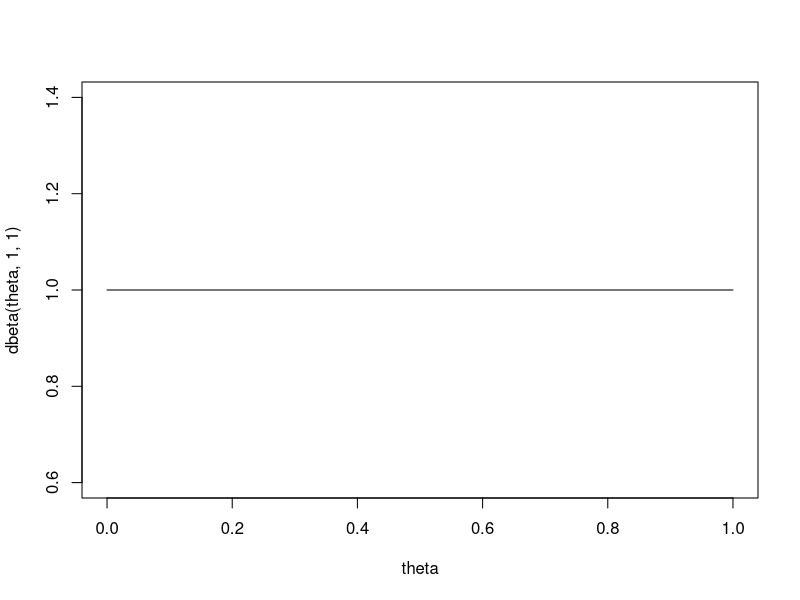
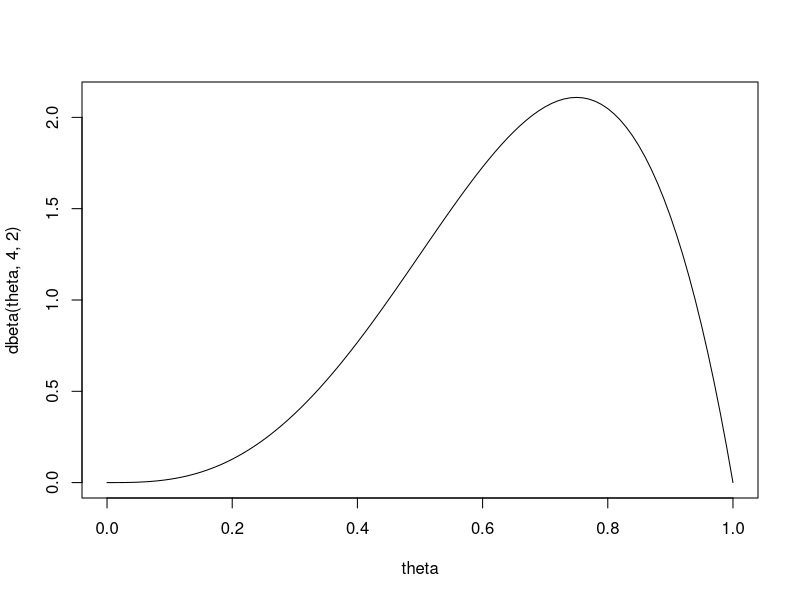
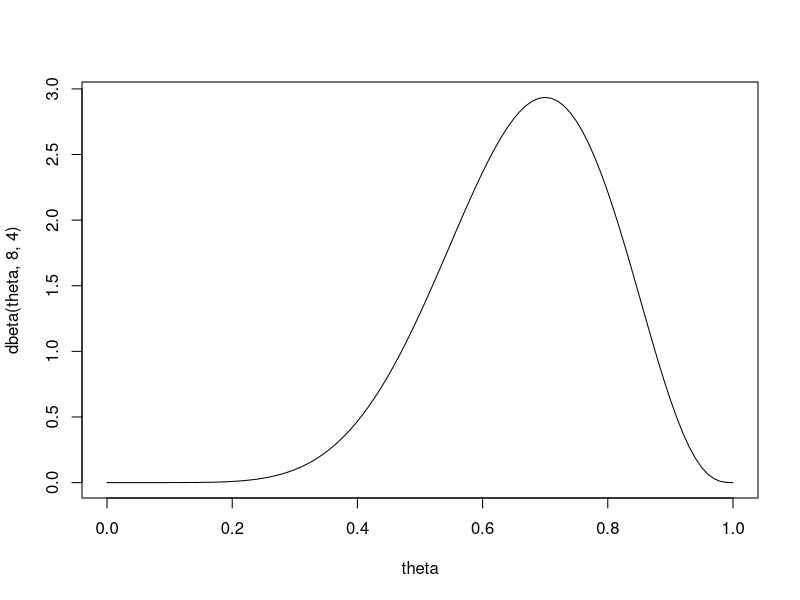
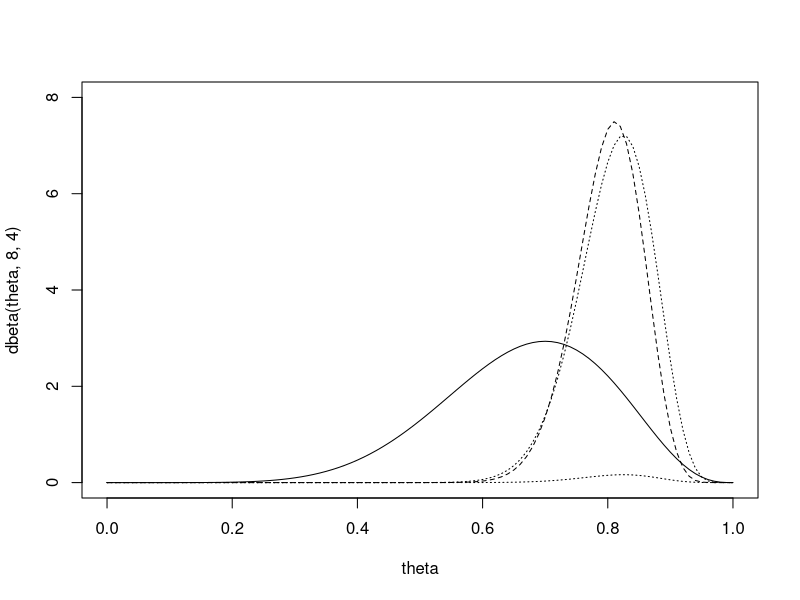
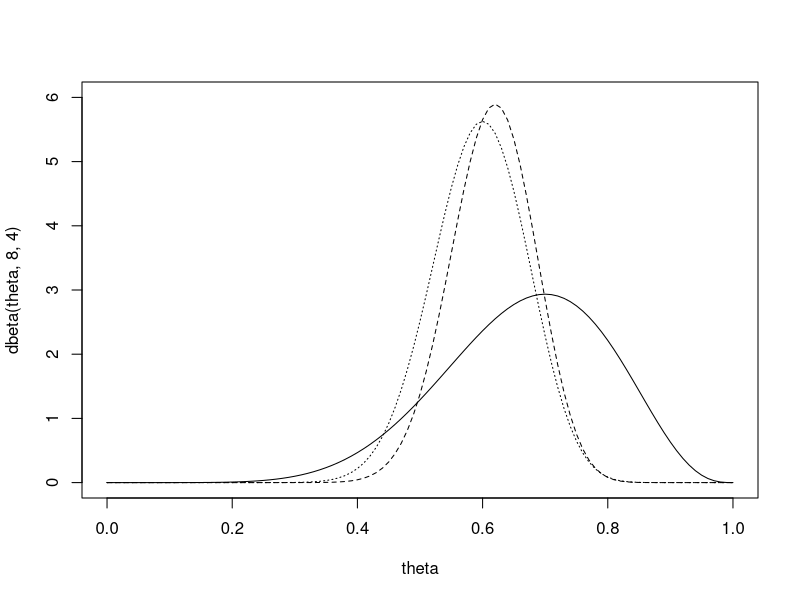

Write the R code that produced these figures, in order. (Note: this script raises an error after producing the figures.)
## ---- chunk 1
theta = seq(from=0, to=1, by=0.01)
plot(theta, dbeta(theta,1,1), type="l")
plot(theta, dbeta(theta,4,2), type="l")
plot(theta, dbeta(theta,8,4), type="l")

## ---- chunk 2
1-pbeta(.25, 8, 4)
1-pbeta(.5, 8, 4)
1-pbeta(.8, 8, 4)

## ---- chunk 3
# posterior mean
41/ (41+11)
# mle
33/40

# prior
plot(theta, dbeta(theta,8,4), type="l", ylim=c(0, 8))
# posterior
lines(theta, dbeta(theta, 44,11), lty=2)
# likelihood
lines(theta, dbinom(33, size= 40, p=theta), lty=3)
lines(theta, 44*dbinom(33, size= 40, p=theta), lty=3)
## ---- chunk 4
1-pbeta(.25, 41, 11)
1-pbeta(.5, 41, 11)
1-pbeta(.8, 41, 11)
## ---- chunk 5
# Beta(8+24, 4+40-24) = Beta(32,20)
32/(32+20)
24/40

# prior
plot(theta, dbeta(theta,8,4), type="l", ylim=c(0, 6))
# posterior
lines(theta, dbeta(theta, 32,20), lty=2)
# likelihood
lines(theta, 44*dbinom(24, size= 40, p=theta), lty=3)


1-pbeta(.25, 32, 20)
1-pbeta(.5, 32, 20)
1-pbeta(.8, 32, 20)
## ---- chunk 6
theta1= rbeta(1000, 41, 11)
theta2= rbeta(1000, 32, 20)
mean(theta1> theta2)
## ---- chunk 7
plot(y, y*dgamma(y, 9, 390), type="l")
qgamma(c(0.05, 0.975), 9 ,390)

alpha=9
beta=390
y = 80:120
plot(y, dnorm(y, 96.17, 0.042), type="l")
